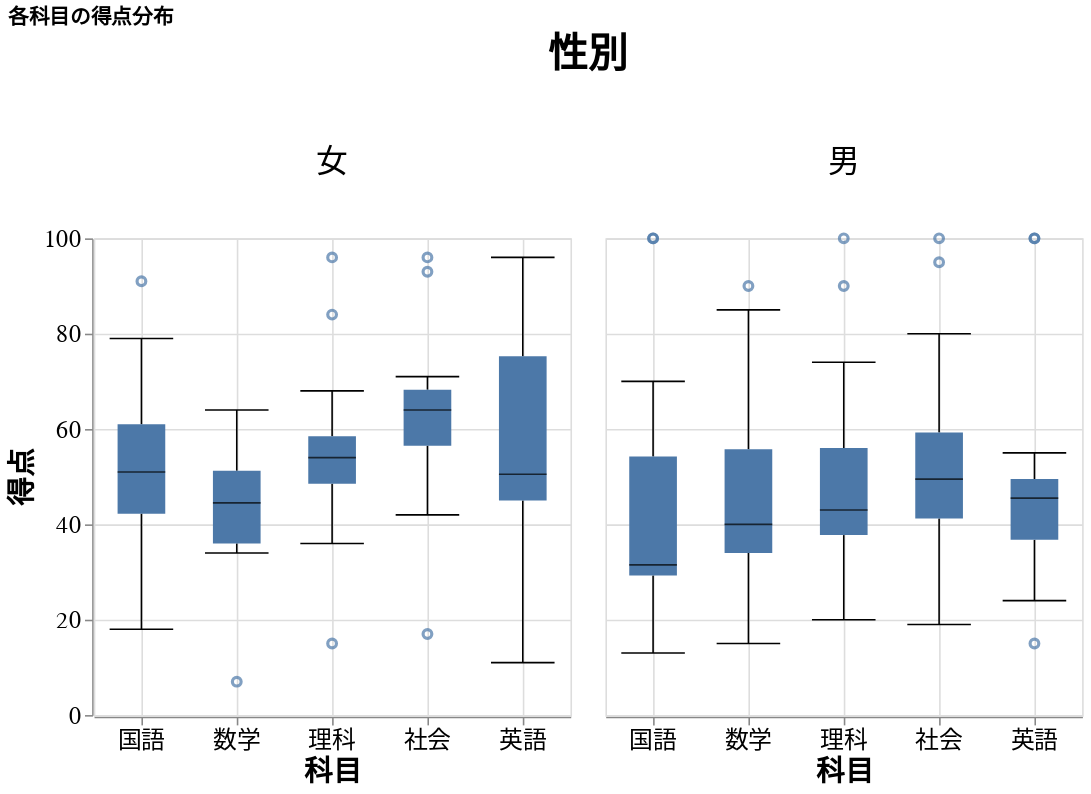

The cell this chart's notebook holds for it:
### Markdown cell above
## 縦長データの可視化（箱ひげ図）

科目をメタデータとして持たせることで各科目の得点分布などを可視化することができるようになりました。以下のように箱ひげ図を ``.mark_boxplot()`` で作成しましょう。ちなみに　``.mark_boxplot()`` は複数の``alt.Chart()``を重ね合わせたオブジェクトを返すため、ごく一部の仕様が他の``.mark_XXXX()``と異なります。

### Code cell
boxplot = (
    alt.Chart(long_df)
    .mark_boxplot( 
        size=30, # 箱の幅
        ticks=alt.MarkConfig(width=40), # ひげの ┸ や ┯ の幅
        median=alt.MarkConfig(color="black", size=30), # 中央値に引かれる線の設定
    )
    .encode(
        x=alt.X("科目:N"),
        y=alt.Y(
            "得点:Q",
            scale=alt.Scale(domain=[0, 100],bins=[0, 20, 40, 60, 80, 100]),
            axis=alt.Axis(title="得点"),
        ),
        column=alt.Column("性別", sort=alt.Sort(cl)),
    )
    .properties(width=300, height=300, title="各科目の得点分布")
    .interactive()
)
boxplot

### Figure 1 — Vega-Lite specification as saved in the notebook (floating-point values rounded to 4 significant figures; data arrays with more than 128 entries replaced by an {"elided": "..."} marker saying what was removed)
{"config": {"axis": {"ticks": true, "grid": true, "labelFont": "Yu Gothic UI", "labelFontSize": 15, "labelAngle": 0, "titleFont": "Yu Gothic UI", "titleFontSize": 18}, "legend": {"labelFont": "Yu Gothic UI", "labelFontSize": 15, "labelAngle": 0, "titleFont": "Yu Gothic UI", "titleFontSize": 18, "titleAngle": 0}, "header": {"labelFont": "Yu Gothic UI", "labelFontSize": 20, "labelAngle": 0, "titleFont": "Yu Gothic UI", "titleFontSize": 25, "titleAngle": 0}, "mark": {"font": "Yu Gothic UI"}, "title": {"font": "Yu Gothic UI", "subtitleFont": "Yu Gothic UI"}, "view": {"width": 300, "height": 300}, "background": "white"}, "data": {"name": "data-cb38e1ae7e5d0f4e2292037944499959"}, "mark": {"type": "boxplot", "median": {"color": "black", "size": 30}, "size": 30, "ticks": {"width": 40}}, "encoding": {"column": {"field": "性別", "sort": ["普通", "理数", "特進"], "type": "nominal"}, "x": {"field": "科目", "type": "nominal"}, "y": {"axis": {"title": "得点"}, "field": "得点", "scale": {"bins": [0, 20, 40, 60, 80, 100], "domain": [0, 100]}, "type": "quantitative"}}, "height": 300, "selection": {"selector001": {"type": "interval", "bind": "scales", "encodings": ["x", "y"]}}, "title": "各科目の得点分布", "width": 300, "$schema": "https://vega.github.io/schema/vega-lite/v4.17.0.json", "datasets": {"data-cb38e1ae7e5d0f4e2292037944499959": {"elided": "150 records"}}}
